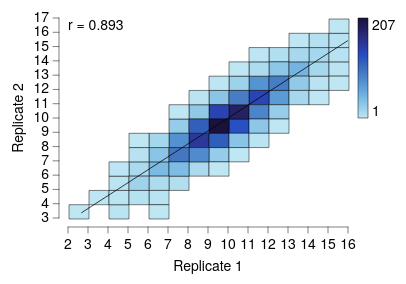

Specify this chart in Vega-Lite:
### Vega-Lite specification from a JSON file in a GitHub repository (floating-point values rounded to 4 significant figures; data arrays with more than 128 entries replaced by an {"elided": "..."} marker saying what was removed)
{"background": null, "config": {"arc": {"fill": "#DBDBDB", "fillOpacity": 1.0, "innerRadius": 25.0, "padAngle": 0.03, "stroke": "black", "strokeOpacity": 1, "strokeWidth": 0.25}, "area": {"fill": "#DBDBDB", "fillOpacity": 1.0, "stroke": "black", "strokeOpacity": 1, "strokeWidth": 0.25}, "axis": {"domain": true, "domainCap": "round", "domainColor": "black", "domainWidth": 0.25, "grid": false, "gridCap": "round", "gridColor": "#F1F1F1", "gridDash": [0, 0], "gridOpacity": 1.0, "gridWidth": 0.25, "labelColor": "black", "labelFont": "Helvetica Neue", "labelFontSize": 7, "labelFontStyle": "normal", "labelFontWeight": 400, "offset": 4.5, "ticks": true, "tickCap": "round", "tickColor": "black", "tickRound": false, "tickSize": 3, "tickWidth": 0.25, "titleColor": "black", "titleFont": "Helvetica Neue", "titleFontSize": 7, "titleFontStyle": "normal", "titleFontWeight": 400}, "axisX": {"domain": true, "labelAlign": "center", "labelAngle": 0, "labels": true, "ticks": true, "translate": 0}, "axisY": {"domain": true, "labelAlign": "right", "labelAngle": 0, "labels": true, "ticks": true, "translate": 0}, "axisRight": {"domain": true, "labelAlign": "left", "labelAngle": 0, "labels": true, "ticks": true, "translate": 0}, "axisTop": {"domain": true, "labelAlign": "center", "labelAngle": 0, "labels": true, "ticks": true, "translate": 0}, "axisBand": {"tickOffset": 0}, "bar": {"fill": "#DBDBDB", "fillOpacity": 1.0, "stroke": "black", "strokeOpacity": 1, "strokeWidth": 0.25}, "boxplot": {"size": 9.0, "ticks": {"cornerRadius": 0.25, "fill": "black", "size": 4.5, "thickness": 0.25}, "box": {"fillOpacity": 1.0, "stroke": "black", "strokeOpacity": 1, "strokeWidth": 0.25}, "median": {"fill": "black", "fillOpacity": 1.0, "size": 9.0, "thickness": 0.25}, "rule": {"fill": "black", "fillOpacity": 1.0, "size": 10.0, "stroke": "black", "strokeDash": [0, 0], "strokeOpacity": 1, "strokeWidth": 0.25}, "outliers": {"color": "black", "fill": "black", "fillOpacity": 1.0, "size": 0, "stroke": "black", "strokeOpacity": 1, "strokeWidth": 0.25}}, "circle": {"fill": "black", "fillOpacity": 1.0, "size": 0.5, "stroke": null, "strokeOpacity": 1, "strokeWidth": 0.25}, "errorband": {"band": {"fillOpacity": 0.6, "stroke": null, "strokeWidth": 0.25, "strokeOpacity": 1}, "borders": {"opacity": 0, "strokeOpacity": 0.25, "strokeWidth": 1}}, "errorbar": {"opacity": 1, "rule": {"strokeDash": [0, 0], "strokeWidth": 0.25}, "ticks": {"color": "black", "cornerRadius": 0.125, "opacity": 1, "size": 6.0, "thickness": 0.25}, "thickness": 0.25}, "font": "Helvetica Neue", "geoshape": {"fill": "#DBDBDB", "fillOpacity": 1.0, "stroke": "black", "strokeOpacity": 1, "strokeWidth": 0.25}, "header": {"labelColor": "black", "labelFont": "Helvetica Neue", "labelFontSize": 7, "labelFontStyle": "normal", "labelFontWeight": 400, "titleColor": "black", "titleFont": "Helvetica Neue", "titleFontSize": 7, "titleFontStyle": "normal", "titleFontWeight": 400, "titlePadding": 0}, "legend": {"disable": false, "offset": 4.5, "titlePadding": 4, "labelOffset": 2, "gradientLabelOffset": 2, "gradientLength": 50.0, "gradientThickness": 5.0, "gradientOpacity": 1.0, "gradientStrokeColor": "black", "gradientStrokeWidth": 0.25, "labelColor": "black", "labelFont": "Helvetica Neue", "labelFontSize": 7, "labelFontStyle": "normal", "labelFontWeight": 400, "strokeColor": "black", "strokeWidth": 0, "symbolSize": 42, "symbolStrokeColor": "black", "symbolStrokeWidth": 0.25, "titleColor": "black", "titleFont": "Helvetica Neue", "titleFontSize": 7, "titleFontStyle": "normal", "titleFontWeight": 400}, "line": {"color": "black", "stroke": "black", "strokeCap": "round", "strokeDash": [0, 0], "strokeOpacity": 1, "strokeWidth": 0.375}, "point": {"filled": true, "fill": "#DBDBDB", "fillOpacity": 1.0, "size": 5.0, "stroke": "black", "strokeOpacity": 1, "strokeWidth": 0.25}, "range": {"category": ["#BFE6F3", "#9DD2EB", "#7FBDE3", "#64A7DC", "#5390D0", "#4579C1", "#3562B9", "#264AC1", "#2B3A9F", "#292C7C", "#231E5B", "#19123D"], "diverging": {"scheme": ["#BFE6F3", "#9DD2EB", "#7FBDE3", "#64A7DC", "#5390D0", "#4579C1", "#3562B9", "#264AC1", "#2B3A9F", "#292C7C", "#231E5B", "#19123D"]}, "heatmap": {"scheme": ["#BFE6F3", "#9DD2EB", "#7FBDE3", "#64A7DC", "#5390D0", "#4579C1", "#3562B9", "#264AC1", "#2B3A9F", "#292C7C", "#231E5B", "#19123D"]}, "ordinal": {"scheme": ["#BFE6F3", "#9DD2EB", "#7FBDE3", "#64A7DC", "#5390D0", "#4579C1", "#3562B9", "#264AC1", "#2B3A9F", "#292C7C", "#231E5B", "#19123D"]}, "ramp": {"scheme": ["#BFE6F3", "#9DD2EB", "#7FBDE3", "#64A7DC", "#5390D0", "#4579C1", "#3562B9", "#264AC1", "#2B3A9F", "#292C7C", "#231E5B", "#19123D"]}}, "rule": {"color": "black", "stroke": "black", "strokeCap": "round", "strokeDash": [2, 2], "strokeOpacity": 1, "strokeWidth": 0.25}, "scale": {"bandPaddingInner": 0.1, "bandPaddingOuter": 0.1, "round": false}, "rect": {"fill": "#DBDBDB", "fillOpacity": 1.0, "stroke": "black", "strokeOpacity": 1, "strokeWidth": 0.25}, "square": {"fill": "#DBDBDB", "fillOpacity": 1.0, "size": 10.0, "stroke": "black", "strokeOpacity": 1, "strokeWidth": 0.25}, "text": {"color": "black", "font": "Helvetica Neue", "fontSize": 7, "fontStyle": "normal", "fontWeight": 400}, "title": {"anchor": "middle", "frame": "group", "color": "black", "font": "Helvetica Neue", "fontSize": 7, "fontStyle": "normal", "fontWeight": 400, "subtitleColor": "black", "subtitleFont": "Helvetica Neue", "subtitleFontSize": "Helvetica Neue", "subtitleFontStyle": "normal", "subtitleFontWeight": 400}, "view": {"continuousWidth": 140, "continuousHeight": 100, "discreteWidth": 140, "discreteHeight": 100, "fill": null, "stroke": null, "strokeWidth": 0.25}}, "layer": [{"data": {"name": "data-c3453f9bca61042f9335852521770735"}, "mark": {"type": "rect"}, "encoding": {"color": {"aggregate": "count", "title": null, "type": "quantitative", "legend": {"titleOrient": "right"}}, "x": {"bin": {"maxbins": 24}, "field": "rep1", "title": "Replicate 1", "type": "quantitative"}, "y": {"bin": {"maxbins": 24}, "field": "rep2", "title": "Replicate 2", "type": "quantitative"}}}, {"layer": [{"data": {"name": "data-a3b76286ade9bf437b3d2203123b9ea2"}, "mark": {"type": "line"}, "encoding": {"x": {"field": "rep1", "type": "quantitative"}, "y": {"field": "rep2", "type": "quantitative"}}}, {"data": {"values": [{"__dysonsphere__": 1}]}, "mark": {"type": "text", "align": "left", "angle": 0, "baseline": "top", "dx": 0, "dy": 0, "fontSize": 7, "opacity": 1.0}, "encoding": {"text": {"value": "r = 0.893"}, "x": {"value": 0}, "y": {"value": 0}}}], "name": "__dysonsphere_3cd12293868eb54c_19"}], "$schema": "https://vega.github.io/schema/vega-lite/v6.4.1.json", "datasets": {"data-c3453f9bca61042f9335852521770735": {"elided": "2500 records"}, "data-a3b76286ade9bf437b3d2203123b9ea2": [{"rep1": 2.678, "rep2": 3.369, "__dysonsphere__": 1}, {"rep1": 15.98, "rep2": 15.4, "__dysonsphere__": 1}]}}
